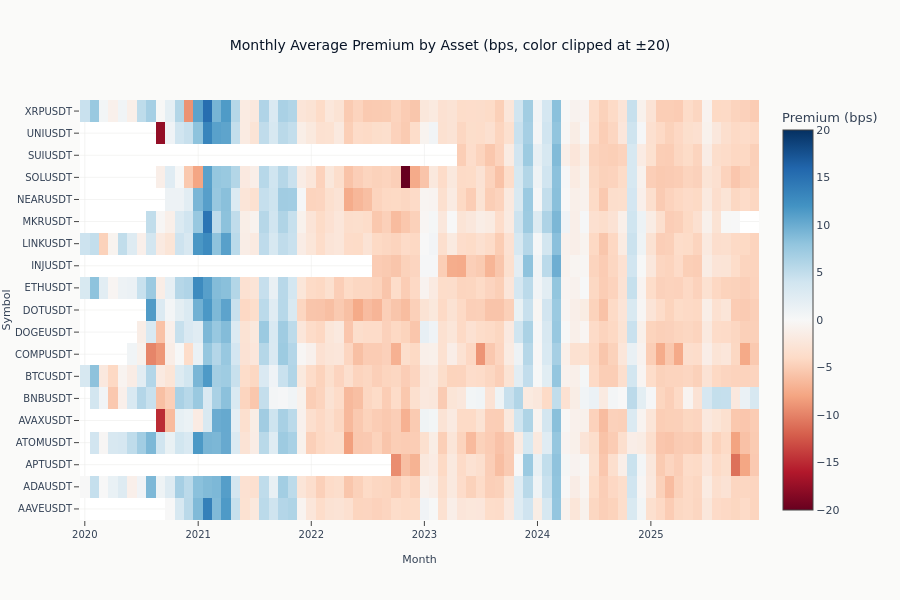

Notebook cell for this chart:
### Code cell
fig = go.Figure(
    data=go.Heatmap(
        z=z_values,
        x=month_cols,
        y=assets,
        colorscale="RdBu",
        zmid=0,
        zmin=-COLOR_CLIP_BPS,
        zmax=COLOR_CLIP_BPS,
        colorbar=dict(title="Premium (bps)"),
    )
)

fig.update_layout(
    title=f"Monthly Average Premium by Asset (bps, color clipped at ±{COLOR_CLIP_BPS})",
    xaxis_title="Month",
    yaxis_title="Symbol",
    height=600,
)
fig.show()

# Report extremes that exceed color scale (shown as saturated colors)
extremes = (
    monthly_premium.filter(pl.col("avg_premium").abs() * 10000 > COLOR_CLIP_BPS)
    .with_columns((pl.col("avg_premium") * 10000).round(1).alias("avg_bps"))
    .select(["symbol", "month", "avg_bps"])
    .sort("avg_bps")
)
extremes

### Figure 1 — Plotly figure (JSON) as saved in the notebook; plotly's stock layout.template omitted (floating-point values rounded to 4 significant figures; data arrays with more than 128 entries replaced by an {"elided": "..."} marker saying what was removed)
{"data": [{"colorbar": {"title": {"text": "Premium (bps)"}}, "colorscale": [[0.0, "rgb(103,0,31)"], [0.1, "rgb(178,24,43)"], [0.2, "rgb(214,96,77)"], [0.3, "rgb(244,165,130)"], [0.4, "rgb(253,219,199)"], [0.5, "rgb(247,247,247)"], [0.6, "rgb(209,229,240)"], [0.7, "rgb(146,197,222)"], [0.8, "rgb(67,147,195)"], [0.9, "rgb(33,102,172)"], [1.0, "rgb(5,48,97)"]], "type": "heatmap", "x": ["2020-01", "2020-02", "2020-03", "2020-04", "2020-05", "2020-06", "2020-07", "2020-08", "2020-09", "2020-10", "2020-11", "2020-12", "2021-01", "2021-02", "2021-03", "2021-04", "2021-05", "2021-06", "2021-07", "2021-08", "2021-09", "2021-10", "2021-11", "2021-12", "2022-01", "2022-02", "2022-03", "2022-04", "2022-05", "2022-06", "2022-07", "2022-08", "2022-09", "2022-10", "2022-11", "2022-12", "2023-01", "2023-02", "2023-03", "2023-04", "2023-05", "2023-06", "2023-07", "2023-08", "2023-09", "2023-10", "2023-11", "2023-12", "2024-01", "2024-02", "2024-03", "2024-04", "2024-05", "2024-06", "2024-07", "2024-08", "2024-09", "2024-10", "2024-11", "2024-12", "2025-01", "2025-02", "2025-03", "2025-04", "2025-05", "2025-06", "2025-07", "2025-08", "2025-09", "2025-10", "2025-11", "2025-12"], "y": ["AAVEUSDT", "ADAUSDT", "APTUSDT", "ATOMUSDT", "AVAXUSDT", "BNBUSDT", "BTCUSDT", "COMPUSDT", "DOGEUSDT", "DOTUSDT", "ETHUSDT", "INJUSDT", "LINKUSDT", "MKRUSDT", "NEARUSDT", "SOLUSDT", "SUIUSDT", "UNIUSDT", "XRPUSDT"], "z": {"elided": "19x72 float values"}, "zmax": 20, "zmid": 0, "zmin": -20}], "layout": {"height": 600, "title": {"text": "Monthly Average Premium by Asset (bps, color clipped at ±20)"}, "xaxis": {"title": {"text": "Month"}}, "yaxis": {"title": {"text": "Symbol"}}}}
